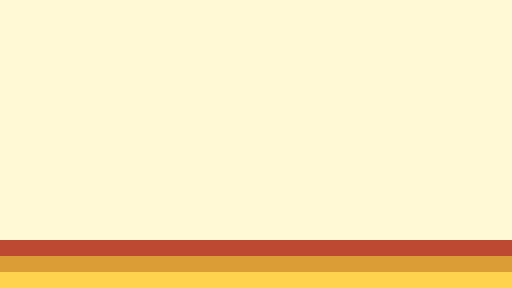

Tiled map render using the project's own tile images. Description and the map definition, with tile-layer contents summarised, below:
An orthogonal 32x18 tile map with 16x16 px tiles, 2 tile layers (Background, Foreground) and 1 object (Goal).

<map version="1.0" orientation="orthogonal" width="32" height="18" tilewidth="16" tileheight="16">
 <tileset firstgid="1" name="world" tilewidth="16" tileheight="16">
  <image source="world.png" width="80" height="48" />
 </tileset>
 <layer name="Background" width="32" height="18">
  <data>[576 cells, 576 non-empty, 1 distinct tile ids]</data>
 </layer>
 <layer name="Foreground" width="32" height="18">
  <data>[576 cells, 96 non-empty, 3 distinct tile ids]</data>
 </layer>
 <objectgroup name="Objects" width="32" height="18">
  <object name="Goal" x="16" y="208" width="32" height="32" />
 </objectgroup>
</map>
